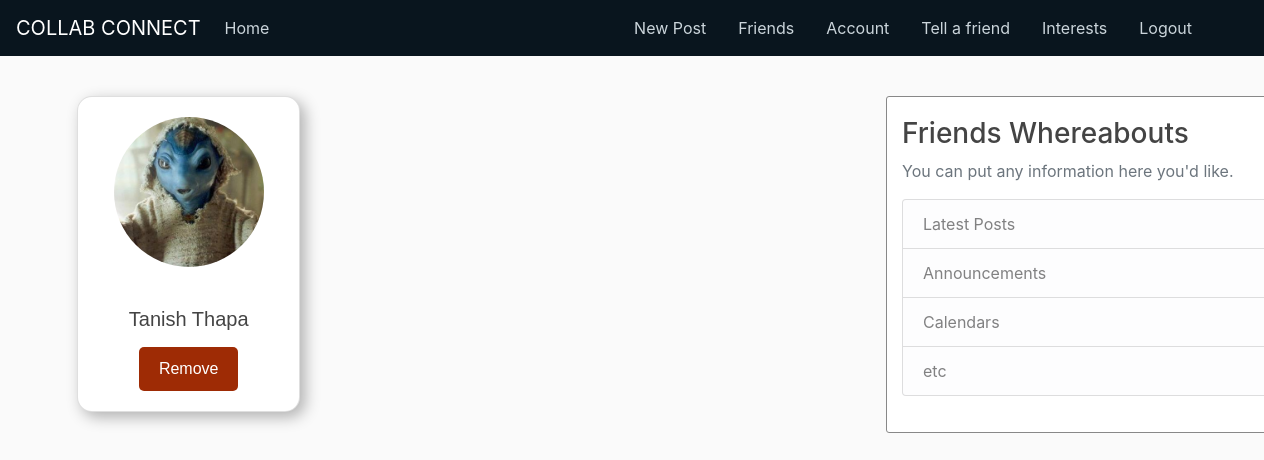
The page /friends (signed in) on the database its author committed.
### flaskblog/models.py (models this page shows, shortened)
class User(db.Model, UserMixin):
    __tablename__ = 'users'
    id = db.Column(db.Integer, primary_key=True)
    username = db.Column(db.String(20), unique=True, nullable=False)
    email = db.Column(db.String(120), unique=True, nullable=False)
    image_file = db.Column(db.String(20), nullable=False, default='default.jpg')
    password = db.Column(db.String(60), nullable=False)
    posts = db.relationship('Post', backref='author', cascade='all, delete', lazy=True)
    comments = db.relationship('Comment', backref='author', cascade='all, delete', lazy=True)
    friendship = db.relationship(
        'Friendship',
        primaryjoin="(User.id == Friendship.user_id) | (User.id == Friendship.friend_id)",
        backref='users',
        lazy='dynamic',
        cascade='all, delete-orphan'
    )
    categories = db.relationship('Category', secondary='user_categories', cascade='all, delete', back_populates='users')
    likes = db.relationship('Like', backref='user', cascade='all, delete', lazy=True)

### flaskblog/routes.py (the view)
@app.route('/friends')
@login_required
def friends():
    friends_list = current_user.friendship.all()
    friendsList = []
    for friendshipp in friends_list:
        friend = User.query.filter_by(id=friendshipp.friend_id).first()
        if friend != current_user:  # Exclude the current user from the friends list
            friendsList.append(friend)
    return render_template('friends.html', user=current_user, friends_list=friendsList)

### flaskblog/models.py (called while the page is built)
@login_manager.user_loader
def load_user(user_id):
    return User.query.get(int(user_id))

### flaskblog/templates/friends.html (shortened to what this page needs)
{% extends "layout.html" %}
{% block content %}
  <div class="row mt-3">
    {% for friend in friends_list %}
    <div class="col-sm-4">
      <div class="card mb-5 custom-shadow">
        <img src="{{ url_for('static', filename='profile_pics/' + friend.image_file) }}" class="card-img-top" alt="{{ friend.username }}">
        <div class="card-body">
          <h5 class="card-title" style="text-align: center; font-family: Arial, Helvetica, sans-serif;">{{ friend.username }}</h5>
          <form action="{{ url_for('remove_friend', friend_id=friend.id) }}" method="POST">
            <button type="submit" class="btn-remove">Remove</button>
          </form>
        </div>
      </div>
    </div>
    {% endfor %}
  </div>
  {% endblock content %}

### flaskblog/static/main.css (style rules this page uses)
body { background: #fafafa; color: #333333; margin-top: 5rem; }
h1, h2, h3, h4, h5, h6 { color: #444444; }

### flaskblog/templates/friends.html (style rules this page uses)
.custom-shadow { box-shadow: 5px 5px 15px rgba(0, 0, 0, 0.3); transition: transform 0.3s, box-shadow 0.3s; border-radius: 15px; position: relative; }
.card-img-top { border-top-left-radius: 15px; border-top-right-radius: 15px; border-radius: 50%; width: 150px; height: 150px; object-fit: cover; margin: 20px auto; }
.btn-remove { display: block; margin: 10px auto 0; background-color: rgb(158, 43, 5); color: white; border: none; padding: 10px 20px; border-radius: 5px; text-align: center; cursor: pointer; font-family: Arial, Helvetica, sans-serif; }

### rows shown on the page
User: image_file (picture), username "Tanish Thapa"
